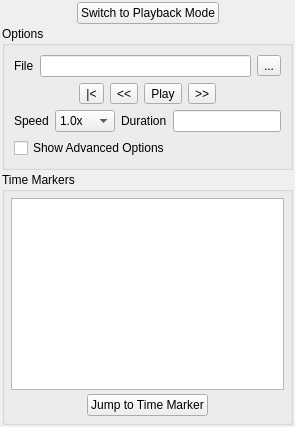
       <widget class="QWidget" name="mControlsPlaybackTab">
        <attribute name="title">
         <string>Playback</string>
        </attribute>
        <layout class="QVBoxLayout">
         <property name="spacing">
          <number>2</number>
         </property>
         <property name="margin">
          <number>2</number>
         </property>
         <item>
          <layout class="QVBoxLayout">
           <item>
            <layout class="QHBoxLayout">
             <item>
              <spacer>
               <property name="orientation">
                <enum>Qt::Horizontal</enum>
               </property>
               <property name="sizeHint" stdset="0">
                <size>
                 <width>40</width>
                 <height>20</height>
                </size>
               </property>
              </spacer>
             </item>
             <item>
              <widget class="QPushButton" name="mPlaybackSwitchToPlaybackModePushButton">
               <property name="toolTip">
                <string>Switch to playback mode. This will disconnect you from the federation and </string>
               </property>
               <property name="text">
                <string>Switch to Playback Mode</string>
               </property>
              </widget>
             </item>
             <item>
              <spacer>
               <property name="orientation">
                <enum>Qt::Horizontal</enum>
               </property>
               <property name="sizeHint" stdset="0">
                <size>
                 <width>40</width>
                 <height>20</height>
                </size>
               </property>
              </spacer>
             </item>
            </layout>
           </item>
          </layout>
         </item>
         <item>
          <widget class="QWidget" name="widget_2" native="true">
           <layout class="QVBoxLayout">
            <property name="spacing">
             <number>0</number>
            </property>
            <property name="margin">
             <number>0</number>
            </property>
            <item>
             <widget class="QGroupBox" name="mPlaybackOptionsGroupBox">
              <property name="sizePolicy">
               <sizepolicy hsizetype="Preferred" vsizetype="Minimum">
                <horstretch>0</horstretch>
                <verstretch>0</verstretch>
               </sizepolicy>
              </property>
              <property name="title">
               <string>Options</string>
              </property>
              <layout class="QVBoxLayout">
               <item>
                <layout class="QHBoxLayout">
                 <item>
                  <widget class="QLabel" name="mPlaybackFileLabel">
                   <property name="text">
                    <string>File</string>
                   </property>
                   <property name="buddy">
                    <cstring>mRecordFileLineEdit</cstring>
                   </property>
                  </widget>
                 </item>
                 <item>
                  <widget class="QLineEdit" name="mPlaybackFileLineEdit">
                   <property name="toolTip">
                    <string>The input file. This is the file that you wish to play back.</string>
                   </property>
                   <property name="readOnly">
                    <bool>true</bool>
                   </property>
                  </widget>
                 </item>
                 <item>
                  <widget class="QToolButton" name="mPlaybackFilePushButton">
                   <property name="text">
                    <string>...</string>
                   </property>
                  </widget>
                 </item>
                </layout>
               </item>
               <item>
                <layout class="QHBoxLayout">
                 <item>
                  <spacer>
                   <property name="orientation">
                    <enum>Qt::Horizontal</enum>
                   </property>
                   <property name="sizeHint" stdset="0">
                    <size>
                     <width>40</width>
                     <height>20</height>
                    </size>
                   </property>
                  </spacer>
                 </item>
                 <item>
                  <widget class="QToolButton" name="mPlaybackStartOverPushButton">
                   <property name="toolTip">
                    <string>Restarts the playback of the scenario</string>
                   </property>
                   <property name="text">
                    <string>|&lt;</string>
                   </property>
                  </widget>
                 </item>
                 <item>
                  <widget class="QToolButton" name="mPlaybackJumpToPrevTimeMarkerPushButton">
                   <property name="toolTip">
                    <string>Jumps to the previous time marker</string>
                   </property>
                   <property name="text">
                    <string>&lt;&lt;</string>
                   </property>
                  </widget>
                 </item>
                 <item>
                  <widget class="QToolButton" name="mPlaybackPlayPushButton">
                   <property name="toolTip">
                    <string>Plays the current scenario</string>
                   </property>
                   <property name="text">
                    <string>Play</string>
                   </property>
                  </widget>
                 </item>
                 <item>
                  <widget class="QToolButton" name="mPlaybackJumpToNextTimeMarkerPushButton">
                   <property name="toolTip">
                    <string>Jumps to the next time marker. </string>
                   </property>
                   <property name="text">
                    <string>&gt;&gt;</string>
                   </property>
                  </widget>
                 </item>
                 <item>
                  <spacer>
                   <property name="orientation">
                    <enum>Qt::Horizontal</enum>
                   </property>
                   <property name="sizeHint" stdset="0">
                    <size>
                     <width>40</width>
                     <height>20</height>
                    </size>
                   </property>
                  </spacer>
                 </item>
                </layout>
               </item>
               <item>
                <layout class="QHBoxLayout">
                 <item>
                  <widget class="QLabel" name="mPlaybackPlaybackSpeedLabel">
                   <property name="text">
                    <string>Speed</string>
                   </property>
                   <property name="buddy">
                    <cstring>mPlaybackPlaybackSpeedComboBox</cstring>
                   </property>
                  </widget>
                 </item>
                 <item>
                  <widget class="QComboBox" name="mPlaybackPlaybackSpeedComboBox">
                   <property name="toolTip">
                    <string>Changes the speed of the scenario.</string>
                   </property>
                   <property name="currentIndex">
                    <number>3</number>
                   </property>
                   <item>
                    <property name="text">
                     <string>0.1x</string>
                    </property>
                   </item>
                   <item>
                    <property name="text">
                     <string>0.25x</string>
                    </property>
                   </item>
                   <item>
                    <property name="text">
                     <string>0.5x</string>
                    </property>
                   </item>
                   <item>
                    <property name="text">
                     <string>1.0x</string>
                    </property>
                   </item>
                   <item>
                    <property name="text">
                     <string>1.5x</string>
                    </property>
                   </item>
                   <item>
                    <property name="text">
                     <string>2.0x</string>
                    </property>
                   </item>
                   <item>
                    <property name="text">
                     <string>4.0x</string>
                    </property>
                   </item>
                   <item>
                    <property name="text">
                     <string>8.0x</string>
                    </property>
                   </item>
                   <item>
                    <property name="text">
                     <string>16.0x</string>
                    </property>
                   </item>
                  </widget>
                 </item>
                 <item>
                  <widget class="QLabel" name="mPlaybackDurationLabel">
                   <property name="text">
                    <string>Duration</string>
                   </property>
                  </widget>
                 </item>
                 <item>
                  <widget class="QLineEdit" name="mPlaybackDurationLineEdit">
                   <property name="alignment">
                    <set>Qt::AlignRight</set>
                   </property>
                   <property name="readOnly">
                    <bool>true</bool>
                   </property>
                  </widget>
                 </item>
                </layout>
               </item>
               <item>
                <widget class="QCheckBox" name="mPlaybackShowAdvancedOptionsCheckBox">
                 <property name="toolTip">
                  <string/>
                 </property>
                 <property name="text">
                  <string>Show Advanced Options</string>
                 </property>
                </widget>
               </item>
              </layout>
             </widget>
            </item>
           </layout>
          </widget>
         </item>
         <item>
          <widget class="QWidget" name="widget" native="true">
           <property name="sizePolicy">
            <sizepolicy hsizetype="Preferred" vsizetype="Preferred">
             <horstretch>0</horstretch>
             <verstretch>10</verstretch>
            </sizepolicy>
           </property>
           <layout class="QVBoxLayout">
            <property name="spacing">
             <number>0</number>
            </property>
            <property name="margin">
             <number>0</number>
            </property>
            <item>
             <widget class="QWidget" name="widget_3" native="true">
              <property name="sizePolicy">
               <sizepolicy hsizetype="Preferred" vsizetype="Preferred">
                <horstretch>0</horstretch>
                <verstretch>10</verstretch>
               </sizepolicy>
              </property>
              <layout class="QVBoxLayout">
               <property name="spacing">
                <number>0</number>
               </property>
               <property name="margin">
                <number>0</number>
               </property>
               <item>
                <widget class="QGroupBox" name="mPlaybackTimeMarkersGroupBox">
                 <property name="sizePolicy">
                  <sizepolicy hsizetype="Expanding" vsizetype="Expanding">
                   <horstretch>0</horstretch>
                   <verstretch>0</verstretch>
                  </sizepolicy>
                 </property>
                 <property name="title">
                  <string>Time Markers</string>
                 </property>
                 <layout class="QVBoxLayout">
                  <property name="spacing">
                   <number>4</number>
                  </property>
                  <property name="margin">
                   <number>6</number>
                  </property>
                  <item>
                   <widget class="QListWidget" name="mPlaybackTimeMarkersTextBox">
                    <property name="toolTip">
                     <string>Currently existing time markers in the scenario. </string>
                    </property>
                    <property name="layoutMode">
                     <enum>QListView::Batched</enum>
                    </property>
                    <property name="batchSize">
                     <number>1000</number>
                    </property>
                   </widget>
                  </item>
                  <item>
                   <widget class="QWidget" name="horizontalLayout_5" native="true">
                    <layout class="QHBoxLayout">
                     <property name="margin">
                      <number>0</number>
                     </property>
                     <item>
                      <spacer>
                       <property name="orientation">
                        <enum>Qt::Horizontal</enum>
                       </property>
                       <property name="sizeHint" stdset="0">
                        <size>
                         <width>40</width>
                         <height>20</height>
                        </size>
                       </property>
                      </spacer>
                     </item>
                     <item>
                      <widget class="QPushButton" name="mPlaybackJumpToTimeMarkerPushButton">
                       <property name="toolTip">
                        <string>Go to the currently selected time marker. </string>
                       </property>
                       <property name="text">
                        <string>Jump to Time Marker</string>
                       </property>
                      </widget>
                     </item>
                     <item>
                      <spacer>
                       <property name="orientation">
                        <enum>Qt::Horizontal</enum>
                       </property>
                       <property name="sizeHint" stdset="0">
                        <size>
                         <width>40</width>
                         <height>20</height>
                        </size>
                       </property>
                      </spacer>
                     </item>
                    </layout>
                   </widget>
                  </item>
                 </layout>
                </widget>
               </item>
              </layout>
             </widget>
            </item>
           </layout>
          </widget>
         </item>
        </layout>
       </widget>
